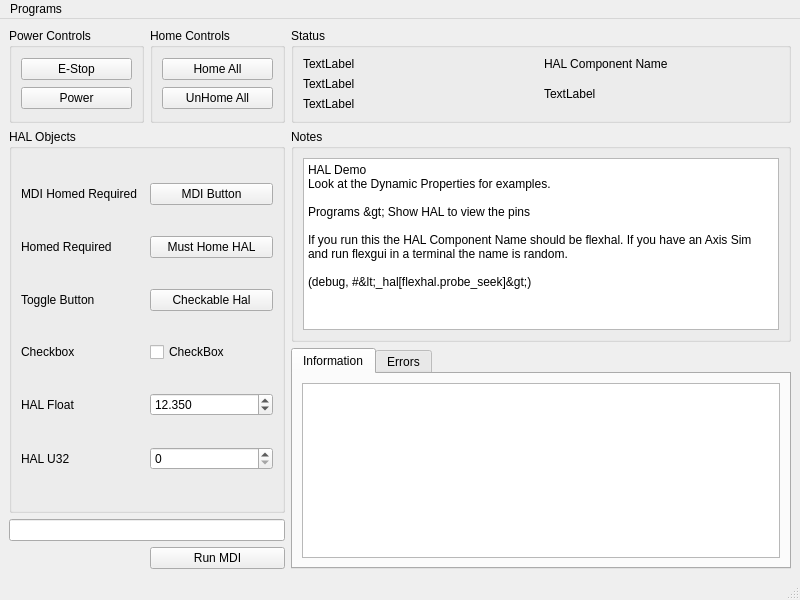
<?xml version="1.0" encoding="UTF-8"?>
<ui version="4.0">
 <class>MainWindow</class>
 <widget class="QMainWindow" name="MainWindow">
  <property name="geometry">
   <rect>
    <x>0</x>
    <y>0</y>
    <width>800</width>
    <height>600</height>
   </rect>
  </property>
  <property name="windowTitle">
   <string>MainWindow</string>
  </property>
  <widget class="QWidget" name="centralwidget">
   <layout class="QGridLayout" name="gridLayout_5">
    <item row="1" column="2" colspan="3">
     <widget class="QGroupBox" name="groupBox_4">
      <property name="title">
       <string>Notes</string>
      </property>
      <layout class="QGridLayout" name="gridLayout_4">
       <item row="0" column="0">
        <widget class="QPlainTextEdit" name="plainTextEdit">
         <property name="plainText">
          <string>HAL Demo
Look at the Dynamic Properties for examples.

Programs &gt; Show HAL to view the pins

If you run this the HAL Component Name should be flexhal. If you have an Axis Sim and run flexgui in a terminal the name is random.

(debug, #&lt;_hal[flexhal.probe_seek]&gt;)</string>
         </property>
        </widget>
       </item>
      </layout>
     </widget>
    </item>
    <item row="0" column="0">
     <widget class="QGroupBox" name="groupBox">
      <property name="title">
       <string>Power Controls</string>
      </property>
      <layout class="QGridLayout" name="gridLayout">
       <item row="0" column="0">
        <widget class="QPushButton" name="estop_pb">
         <property name="text">
          <string>E-Stop</string>
         </property>
        </widget>
       </item>
       <item row="1" column="0">
        <widget class="QPushButton" name="power_pb">
         <property name="text">
          <string>Power</string>
         </property>
        </widget>
       </item>
      </layout>
     </widget>
    </item>
    <item row="0" column="2" colspan="3">
     <widget class="QGroupBox" name="groupBox_5">
      <property name="minimumSize">
       <size>
        <width>500</width>
        <height>0</height>
       </size>
      </property>
      <property name="title">
       <string>Status</string>
      </property>
      <layout class="QGridLayout" name="gridLayout_6">
       <item row="1" column="0">
        <widget class="QLabel" name="task_state_lb">
         <property name="text">
          <string>TextLabel</string>
         </property>
        </widget>
       </item>
       <item row="0" column="0">
        <widget class="QLabel" name="interp_state_lb">
         <property name="text">
          <string>TextLabel</string>
         </property>
        </widget>
       </item>
       <item row="2" column="0">
        <widget class="QLabel" name="task_mode_lb">
         <property name="text">
          <string>TextLabel</string>
         </property>
        </widget>
       </item>
       <item row="0" column="1">
        <widget class="QLabel" name="label_7">
         <property name="text">
          <string>HAL Component Name</string>
         </property>
        </widget>
       </item>
       <item row="1" column="1" rowspan="2">
        <widget class="QLabel" name="hal_comp_name_lb">
         <property name="text">
          <string>TextLabel</string>
         </property>
         <property name="wordWrap">
          <bool>true</bool>
         </property>
        </widget>
       </item>
      </layout>
     </widget>
    </item>
    <item row="0" column="1">
     <widget class="QGroupBox" name="groupBox_2">
      <property name="title">
       <string>Home Controls</string>
      </property>
      <layout class="QGridLayout" name="gridLayout_2">
       <item row="0" column="0">
        <widget class="QPushButton" name="home_all_pb">
         <property name="text">
          <string>Home All</string>
         </property>
        </widget>
       </item>
       <item row="1" column="0">
        <widget class="QPushButton" name="unhome_all_pb">
         <property name="text">
          <string>UnHome All</string>
         </property>
        </widget>
       </item>
      </layout>
     </widget>
    </item>
    <item row="1" column="0" rowspan="2" colspan="2">
     <widget class="QGroupBox" name="groupBox_3">
      <property name="title">
       <string>HAL Objects</string>
      </property>
      <layout class="QGridLayout" name="gridLayout_3">
       <item row="3" column="0">
        <widget class="QLabel" name="label_4">
         <property name="text">
          <string>Checkbox</string>
         </property>
        </widget>
       </item>
       <item row="3" column="1">
        <widget class="QCheckBox" name="checkBox">
         <property name="text">
          <string>CheckBox</string>
         </property>
         <property name="function" stdset="0">
          <string>hal_pin</string>
         </property>
         <property name="pin_name" stdset="0">
          <string>check-me</string>
         </property>
         <property name="hal_type" stdset="0">
          <string>HAL_BIT</string>
         </property>
         <property name="hal_dir" stdset="0">
          <string>HAL_OUT</string>
         </property>
        </widget>
       </item>
       <item row="1" column="0">
        <widget class="QLabel" name="label_2">
         <property name="text">
          <string>Homed Required</string>
         </property>
        </widget>
       </item>
       <item row="4" column="0">
        <widget class="QLabel" name="label_5">
         <property name="text">
          <string>HAL Float</string>
         </property>
        </widget>
       </item>
       <item row="0" column="1">
        <widget class="QPushButton" name="pushButton_6">
         <property name="text">
          <string>MDI Button</string>
         </property>
         <property name="function" stdset="0">
          <string>hal_pin</string>
         </property>
         <property name="required" stdset="0">
          <string>homed</string>
         </property>
         <property name="pin_name" stdset="0">
          <string>hal-mdi-01</string>
         </property>
         <property name="hal_type" stdset="0">
          <string>HAL_BIT</string>
         </property>
         <property name="hal_dir" stdset="0">
          <string>HAL_OUT</string>
         </property>
        </widget>
       </item>
       <item row="2" column="0">
        <widget class="QLabel" name="label_3">
         <property name="text">
          <string>Toggle Button</string>
         </property>
        </widget>
       </item>
       <item row="0" column="0">
        <widget class="QLabel" name="label">
         <property name="text">
          <string>MDI Homed Required</string>
         </property>
        </widget>
       </item>
       <item row="1" column="1">
        <widget class="QPushButton" name="pushButton_4">
         <property name="text">
          <string>Must Home HAL</string>
         </property>
         <property name="function" stdset="0">
          <string>hal_pin</string>
         </property>
         <property name="pin_name" stdset="0">
          <string>must-home</string>
         </property>
         <property name="hal_type" stdset="0">
          <string>HAL_BIT</string>
         </property>
         <property name="hal_dir" stdset="0">
          <string>HAL_OUT</string>
         </property>
         <property name="required" stdset="0">
          <string>homed</string>
         </property>
        </widget>
       </item>
       <item row="2" column="1">
        <widget class="QPushButton" name="pushButton_5">
         <property name="text">
          <string>Checkable Hal</string>
         </property>
         <property name="checkable">
          <bool>true</bool>
         </property>
         <property name="function" stdset="0">
          <string>hal_pin</string>
         </property>
         <property name="pin_name" stdset="0">
          <string>hal-check</string>
         </property>
         <property name="hal_type" stdset="0">
          <string>HAL_BIT</string>
         </property>
         <property name="hal_dir" stdset="0">
          <string>HAL_OUT</string>
         </property>
        </widget>
       </item>
       <item row="4" column="1">
        <widget class="QDoubleSpinBox" name="probe_seek_dsb">
         <property name="decimals">
          <number>3</number>
         </property>
         <property name="value">
          <double>12.350000000000000</double>
         </property>
         <property name="function" stdset="0">
          <string>hal_pin</string>
         </property>
         <property name="pin_name" stdset="0">
          <string>probe_seek</string>
         </property>
         <property name="hal_type" stdset="0">
          <string>HAL_FLOAT</string>
         </property>
         <property name="hal_dir" stdset="0">
          <string>HAL_OUT</string>
         </property>
        </widget>
       </item>
       <item row="6" column="0">
        <widget class="QLabel" name="label_6">
         <property name="text">
          <string>HAL U32 </string>
         </property>
        </widget>
       </item>
       <item row="6" column="1">
        <widget class="QSpinBox" name="probe_seek_dsb_2">
         <property name="maximum">
          <number>1000</number>
         </property>
         <property name="function" stdset="0">
          <string>hal_pin</string>
         </property>
         <property name="pin_name" stdset="0">
          <string>spin</string>
         </property>
         <property name="hal_type" stdset="0">
          <string>HAL_U32</string>
         </property>
         <property name="hal_dir" stdset="0">
          <string>HAL_OUT</string>
         </property>
         <property name="required" stdset="0">
          <string>homed</string>
         </property>
        </widget>
       </item>
      </layout>
     </widget>
    </item>
    <item row="3" column="0" colspan="2">
     <widget class="QLineEdit" name="mdi_command_le"/>
    </item>
    <item row="4" column="1">
     <widget class="QPushButton" name="run_mdi_pb">
      <property name="text">
       <string>Run MDI</string>
      </property>
     </widget>
    </item>
    <item row="2" column="2" rowspan="3" colspan="3">
     <widget class="QTabWidget" name="tabWidget_6">
      <property name="currentIndex">
       <number>0</number>
      </property>
      <widget class="QWidget" name="page1" native="true">
       <attribute name="title">
        <string>Information</string>
       </attribute>
       <layout class="QVBoxLayout" name="verticalLayout">
        <item>
         <widget class="QPlainTextEdit" name="info_pte"/>
        </item>
       </layout>
      </widget>
      <widget class="QWidget" name="tab">
       <attribute name="title">
        <string>Errors</string>
       </attribute>
       <layout class="QVBoxLayout" name="verticalLayout_2">
        <item>
         <widget class="QPlainTextEdit" name="errors_pte"/>
        </item>
       </layout>
      </widget>
     </widget>
    </item>
   </layout>
  </widget>
  <widget class="QMenuBar" name="menubar">
   <property name="geometry">
    <rect>
     <x>0</x>
     <y>0</y>
     <width>800</width>
     <height>24</height>
    </rect>
   </property>
   <widget class="QMenu" name="menuPrograms">
    <property name="title">
     <string>Programs</string>
    </property>
    <addaction name="actionShow_HAL"/>
   </widget>
   <addaction name="menuPrograms"/>
  </widget>
  <widget class="QStatusBar" name="statusbar"/>
  <action name="actionShow_HAL">
   <property name="text">
    <string>Show HAL</string>
   </property>
  </action>
 </widget>
 <resources/>
 <connections/>
</ui>
